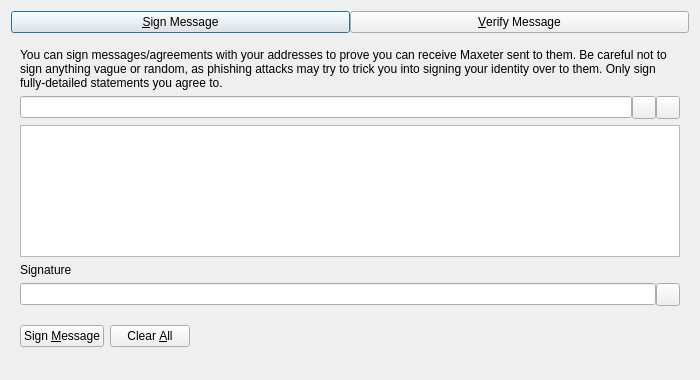
<?xml version="1.0" encoding="UTF-8"?>
<ui version="4.0">
 <class>SignVerifyMessageDialog</class>
 <widget class="QDialog" name="SignVerifyMessageDialog">
  <property name="geometry">
   <rect>
    <x>0</x>
    <y>0</y>
    <width>700</width>
    <height>380</height>
   </rect>
  </property>
  <property name="windowTitle">
   <string>Signatures - Sign / Verify a Message</string>
  </property>
  <property name="modal">
   <bool>true</bool>
  </property>
  <layout class="QVBoxLayout" name="verticalLayout">
   <item>
    <layout class="QHBoxLayout" name="horizontalLayout_Buttons_2">
     <property name="spacing">
      <number>0</number>
     </property>
     <property name="topMargin">
      <number>0</number>
     </property>
     <item>
      <widget class="QPushButton" name="btnSignMessage">
       <property name="text">
        <string>&amp;Sign Message</string>
       </property>
       <property name="checkable">
        <bool>true</bool>
       </property>
      </widget>
     </item>
     <item>
      <widget class="QPushButton" name="btnVerifyMessage">
       <property name="text">
        <string>&amp;Verify Message</string>
       </property>
       <property name="checkable">
        <bool>true</bool>
       </property>
      </widget>
     </item>
    </layout>
   </item>
   <item>
    <widget class="QStackedWidget" name="stackedWidgetSig">
     <property name="minimumSize">
      <size>
       <width>0</width>
       <height>0</height>
      </size>
     </property>
     <property name="currentIndex">
      <number>0</number>
     </property>
     <widget class="QWidget" name="pageSignMessage">
      <layout class="QVBoxLayout" name="verticalLayout_SM">
       <item>
        <widget class="QLabel" name="infoLabel_SM">
         <property name="text">
          <string>You can sign messages/agreements with your addresses to prove you can receive Maxeter sent to them. Be careful not to sign anything vague or random, as phishing attacks may try to trick you into signing your identity over to them. Only sign fully-detailed statements you agree to.</string>
         </property>
         <property name="textFormat">
          <enum>Qt::PlainText</enum>
         </property>
         <property name="wordWrap">
          <bool>true</bool>
         </property>
        </widget>
       </item>
       <item>
        <layout class="QHBoxLayout" name="horizontalLayout_1_SM">
         <property name="spacing">
          <number>0</number>
         </property>
         <item>
          <widget class="QValidatedLineEdit" name="addressIn_SM">
           <property name="toolTip">
            <string>The Maxeter address to sign the message with</string>
           </property>
          </widget>
         </item>
         <item>
          <widget class="QToolButton" name="addressBookButton_SM">
           <property name="toolTip">
            <string>Choose previously used address</string>
           </property>
           <property name="text">
            <string/>
           </property>
           <property name="shortcut">
            <string>Alt+A</string>
           </property>
          </widget>
         </item>
         <item>
          <widget class="QToolButton" name="pasteButton_SM">
           <property name="toolTip">
            <string>Paste address from clipboard</string>
           </property>
           <property name="text">
            <string/>
           </property>
           <property name="shortcut">
            <string>Alt+P</string>
           </property>
          </widget>
         </item>
        </layout>
       </item>
       <item>
        <widget class="QPlainTextEdit" name="messageIn_SM">
         <property name="toolTip">
          <string>Enter the message you want to sign here</string>
         </property>
        </widget>
       </item>
       <item>
        <widget class="QLabel" name="signatureLabel_SM">
         <property name="text">
          <string>Signature</string>
         </property>
         <property name="textFormat">
          <enum>Qt::PlainText</enum>
         </property>
        </widget>
       </item>
       <item>
        <layout class="QHBoxLayout" name="horizontalLayout_2_SM">
         <property name="spacing">
          <number>0</number>
         </property>
         <item>
          <widget class="QLineEdit" name="signatureOut_SM">
           <property name="readOnly">
            <bool>true</bool>
           </property>
          </widget>
         </item>
         <item>
          <widget class="QToolButton" name="copySignatureButton_SM">
           <property name="toolTip">
            <string>Copy the current signature to the system clipboard</string>
           </property>
           <property name="text">
            <string/>
           </property>
          </widget>
         </item>
        </layout>
       </item>
       <item>
        <layout class="QHBoxLayout" name="horizontalLayout_3_SM">
         <item>
          <widget class="QPushButton" name="signMessageButton_SM">
           <property name="toolTip">
            <string>Sign the message to prove you own this Maxeter address</string>
           </property>
           <property name="text">
            <string>Sign &amp;Message</string>
           </property>
           <property name="autoDefault">
            <bool>false</bool>
           </property>
          </widget>
         </item>
         <item>
          <widget class="QPushButton" name="clearButton_SM">
           <property name="toolTip">
            <string>Reset all sign message fields</string>
           </property>
           <property name="text">
            <string>Clear &amp;All</string>
           </property>
           <property name="autoDefault">
            <bool>false</bool>
           </property>
          </widget>
         </item>
         <item>
          <spacer name="horizontalSpacer_1_SM">
           <property name="orientation">
            <enum>Qt::Horizontal</enum>
           </property>
           <property name="sizeHint" stdset="0">
            <size>
             <width>40</width>
             <height>48</height>
            </size>
           </property>
          </spacer>
         </item>
         <item>
          <widget class="QLabel" name="statusLabel_SM">
           <property name="text">
            <string/>
           </property>
           <property name="wordWrap">
            <bool>true</bool>
           </property>
          </widget>
         </item>
         <item>
          <spacer name="horizontalSpacer_2_SM">
           <property name="orientation">
            <enum>Qt::Horizontal</enum>
           </property>
           <property name="sizeHint" stdset="0">
            <size>
             <width>40</width>
             <height>48</height>
            </size>
           </property>
          </spacer>
         </item>
        </layout>
       </item>
      </layout>
     </widget>
     <widget class="QWidget" name="pageVerifyMessage">
      <layout class="QVBoxLayout" name="verticalLayout_VM">
       <item>
        <widget class="QLabel" name="infoLabel_VM">
         <property name="text">
          <string>Enter the receiver's address, message (ensure you copy line breaks, spaces, tabs, etc. exactly) and signature below to verify the message. Be careful not to read more into the signature than what is in the signed message itself, to avoid being tricked by a man-in-the-middle attack. Note that this only proves the signing party receives with the address, it cannot prove sendership of any transaction!</string>
         </property>
         <property name="textFormat">
          <enum>Qt::PlainText</enum>
         </property>
         <property name="alignment">
          <set>Qt::AlignLeading|Qt::AlignLeft|Qt::AlignTop</set>
         </property>
         <property name="wordWrap">
          <bool>true</bool>
         </property>
        </widget>
       </item>
       <item>
        <layout class="QHBoxLayout" name="horizontalLayout_1_VM">
         <property name="spacing">
          <number>0</number>
         </property>
         <item>
          <widget class="QValidatedLineEdit" name="addressIn_VM">
           <property name="toolTip">
            <string>The Maxeter address the message was signed with</string>
           </property>
          </widget>
         </item>
         <item>
          <widget class="QToolButton" name="addressBookButton_VM">
           <property name="toolTip">
            <string>Choose previously used address</string>
           </property>
           <property name="text">
            <string/>
           </property>
           <property name="shortcut">
            <string>Alt+A</string>
           </property>
          </widget>
         </item>
        </layout>
       </item>
       <item>
        <widget class="QPlainTextEdit" name="messageIn_VM"/>
       </item>
       <item>
        <widget class="QValidatedLineEdit" name="signatureIn_VM"/>
       </item>
       <item>
        <layout class="QHBoxLayout" name="horizontalLayout_2_VM">
         <item>
          <widget class="QPushButton" name="verifyMessageButton_VM">
           <property name="toolTip">
            <string>Verify the message to ensure it was signed with the specified Maxeter address</string>
           </property>
           <property name="text">
            <string>Verify &amp;Message</string>
           </property>
           <property name="autoDefault">
            <bool>false</bool>
           </property>
          </widget>
         </item>
         <item>
          <widget class="QPushButton" name="clearButton_VM">
           <property name="toolTip">
            <string>Reset all verify message fields</string>
           </property>
           <property name="text">
            <string>Clear &amp;All</string>
           </property>
           <property name="autoDefault">
            <bool>false</bool>
           </property>
          </widget>
         </item>
         <item>
          <spacer name="horizontalSpacer_1_VM">
           <property name="orientation">
            <enum>Qt::Horizontal</enum>
           </property>
           <property name="sizeHint" stdset="0">
            <size>
             <width>40</width>
             <height>48</height>
            </size>
           </property>
          </spacer>
         </item>
         <item>
          <widget class="QLabel" name="statusLabel_VM">
           <property name="text">
            <string/>
           </property>
           <property name="wordWrap">
            <bool>true</bool>
           </property>
          </widget>
         </item>
         <item>
          <spacer name="horizontalSpacer_2_VM">
           <property name="orientation">
            <enum>Qt::Horizontal</enum>
           </property>
           <property name="sizeHint" stdset="0">
            <size>
             <width>40</width>
             <height>48</height>
            </size>
           </property>
          </spacer>
         </item>
        </layout>
       </item>
      </layout>
     </widget>
    </widget>
   </item>
  </layout>
 </widget>
 <customwidgets>
  <customwidget>
   <class>QValidatedLineEdit</class>
   <extends>QLineEdit</extends>
   <header>qt/qvalidatedlineedit.h</header>
  </customwidget>
 </customwidgets>
 <resources>
  <include location="../maxeter.qrc"/>
 </resources>
 <connections/>
</ui>
